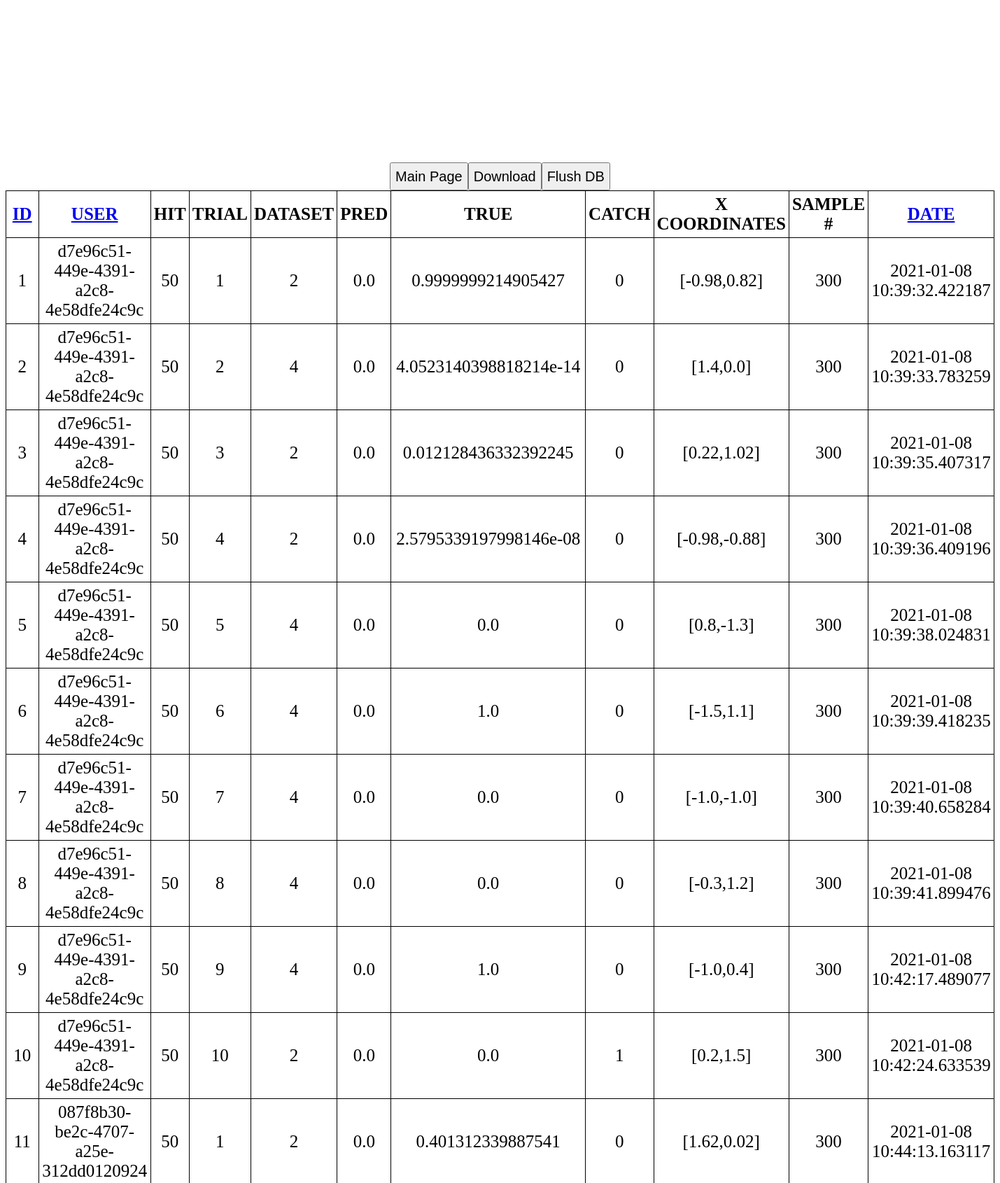
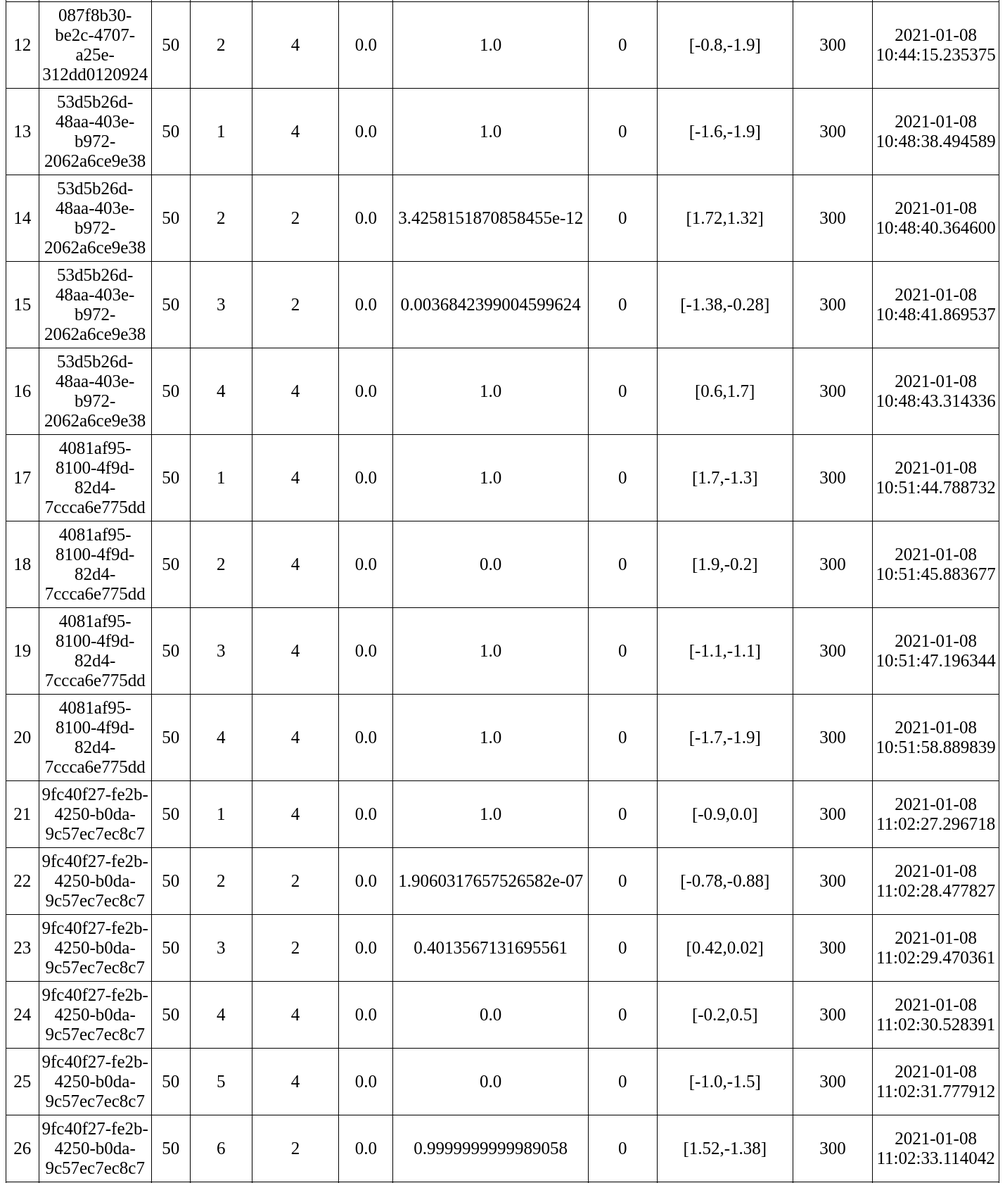
/readbyID (upper part), run on the app's committed database (2 pictures, top to bottom).
### main.py (models this page shows, shortened)
class Todo(db.Model):
    __tablename__ = 'testdb'
    id = db.Column(db.Integer, primary_key=True)
    user = db.Column(db.String(200), default=str(uuid.uuid4()))
    hit = db.Column(db.Integer, default=999)
    trial = db.Column(db.Integer, nullable=False, default=999)
    mtype = db.Column(db.Integer, nullable=False, default=999) #limit # of string
    est = db.Column(db.Float, default=999.)
    real = db.Column(db.Float, default=999.)
    score = db.Column(db.Integer, default=999.)
    date_created = db.Column(db.DateTime, default=datetime.utcnow)
    x = db.Column(db.String, default="999")
    sampleN = db.Column(db.Integer, default=999)

### main.py (the view)
@app.route('/readbyID')
def readbyID():
    tasks = Todo.query.order_by(Todo.id).all()
    return render_template('error.html', tasks=tasks[-1000:])

### main.py (called while the page is built)
@app.after_request
def add_header(response):
    response.cache_control.no_store = True
    response.cache_control.max_age = 0
    response.headers['Cache-Control'] = 'no-store, no-cache, must-revalidate, post-check=0, pre-check=0, max-age=0'
    response.headers['Pragma'] = 'no-cache'
    response.headers['Expires'] = '-1'
    return response

### templates/error.html (shortened to what this page needs)
{% extends 'base.html' %}
{% block body %}
<br><br><br><br><br><br><br><br>
<center>
<table id=report>
    <tr>
        <th><a href="{{url_for('readbyID')}}">ID</a></th>
        <th><a href="{{url_for('read')}}">USER</a></th>
        <th>HIT</th>
        <th>TRIAL</th>
        <th>DATASET</th>
        <th>PRED</th>
        <th>TRUE</th>
        <th>CATCH</th>
        <th>X COORDINATES</th>
        <th>SAMPLE #</th>
        <th><a href="{{url_for('readbyDate')}}">DATE</a></th>
    </tr>
    {% for task in tasks %}
        <tr>
            <td>{{ task.id }}</td>
            <td>{{ task.user }}</td>
            <td>{{ task.hit }}</td>
            <td>{{ task.trial }}</td>
            <td>{{ task.mtype }}</td>
            <td>{{ task.est }}</td>
            <td>{{ task.real }}</td>
            <td>{{ task.score }}</td>
            <td>{{ task.x }}</td>
            <td>{{ task.sampleN }}</td>
            <td>{{ task.date_created }}</td>
        </tr>
    {% endfor %}
<form action='/'>
    <input type="submit" value="Main Page" id="next">
</form>
<form action="/download" enctype="multipart/form-data" method="post">
    <a href="{{ url_for('downloadFile', filename='test.db') }}"><input type="submit" value="Download"></a>
</form>
<form action="/empty">
    <input type="submit" value="Flush DB">
</form>
</center>
{% endblock %}

### templates/base.html (style rules this page uses)
#report { border: 0px solid #000000; text-align: center; border-collapse: collapse; }
#report td, th { border: 1px solid #000000; padding: 5px 4px; }
input[type=submit] { height: 2em; font-size: 20px; }
body { font-size: 25px; }

### data on the page
Todo: id "1", user "d7e96c51-449e-4391-a2c8-4e58dfe24c9c", hit "50", trial "1", mtype "2", est "0.0", real "0.9999999214905427", score "0", x "[-0.98,0.82]", sampleN "300", date_created "2021-01-08 10:39:32.422187"
Todo: id "2", user "d7e96c51-449e-4391-a2c8-4e58dfe24c9c", hit "50", trial "2", mtype "4", est "0.0", real "4.0523140398818214e-14", score "0", x "[1.4,0.0]", sampleN "300", date_created "2021-01-08 10:39:33.783259"
Todo: id "3", user "d7e96c51-449e-4391-a2c8-4e58dfe24c9c", hit "50", trial "3", mtype "2", est "0.0", real "0.012128436332392245", score "0", x "[0.22,1.02]", sampleN "300", date_created "2021-01-08 10:39:35.407317"
Todo: id "4", user "d7e96c51-449e-4391-a2c8-4e58dfe24c9c", hit "50", trial "4", mtype "2", est "0.0", real "2.5795339197998146e-08", score "0", x "[-0.98,-0.88]", sampleN "300", date_created "2021-01-08 10:39:36.409196"
Todo: id "5", user "d7e96c51-449e-4391-a2c8-4e58dfe24c9c", hit "50", trial "5", mtype "4", est "0.0", real "0.0", score "0", x "[0.8,-1.3]", sampleN "300", date_created "2021-01-08 10:39:38.024831"
Todo: id "6", user "d7e96c51-449e-4391-a2c8-4e58dfe24c9c", hit "50", trial "6", mtype "4", est "0.0", real "1.0", score "0", x "[-1.5,1.1]", sampleN "300", date_created "2021-01-08 10:39:39.418235"
Todo: id "7", user "d7e96c51-449e-4391-a2c8-4e58dfe24c9c", hit "50", trial "7", mtype "4", est "0.0", real "0.0", score "0", x "[-1.0,-1.0]", sampleN "300", date_created "2021-01-08 10:39:40.658284"
Todo: id "8", user "d7e96c51-449e-4391-a2c8-4e58dfe24c9c", hit "50", trial "8", mtype "4", est "0.0", real "0.0", score "0", x "[-0.3,1.2]", sampleN "300", date_created "2021-01-08 10:39:41.899476"
Todo: id "9", user "d7e96c51-449e-4391-a2c8-4e58dfe24c9c", hit "50", trial "9", mtype "4", est "0.0", real "1.0", score "0", x "[-1.0,0.4]", sampleN "300", date_created "2021-01-08 10:42:17.489077"
Todo: id "10", user "d7e96c51-449e-4391-a2c8-4e58dfe24c9c", hit "50", trial "10", mtype "2", est "0.0", real "0.0", score "1", x "[0.2,1.5]", sampleN "300", date_created "2021-01-08 10:42:24.633539"
Todo: id "11", user "087f8b30-be2c-4707-a25e-312dd0120924", hit "50", trial "1", mtype "2", est "0.0", real "0.401312339887541", score "0", x "[1.62,0.02]", sampleN "300", date_created "2021-01-08 10:44:13.163117"
Todo: id "12", user "087f8b30-be2c-4707-a25e-312dd0120924", hit "50", trial "2", mtype "4", est "0.0", real "1.0", score "0", x "[-0.8,-1.9]", sampleN "300", date_created "2021-01-08 10:44:15.235375"
Todo: id "13", user "53d5b26d-48aa-403e-b972-2062a6ce9e38", hit "50", trial "1", mtype "4", est "0.0", real "1.0", score "0", x "[-1.6,-1.9]", sampleN "300", date_created "2021-01-08 10:48:38.494589"
Todo: id "14", user "53d5b26d-48aa-403e-b972-2062a6ce9e38", hit "50", trial "2", mtype "2", est "0.0", real "3.4258151870858455e-12", score "0", x "[1.72,1.32]", sampleN "300", date_created "2021-01-08 10:48:40.364600"
Todo: id "15", user "53d5b26d-48aa-403e-b972-2062a6ce9e38", hit "50", trial "3", mtype "2", est "0.0", real "0.0036842399004599624", score "0", x "[-1.38,-0.28]", sampleN "300", date_created "2021-01-08 10:48:41.869537"
Todo: id "16", user "53d5b26d-48aa-403e-b972-2062a6ce9e38", hit "50", trial "4", mtype "4", est "0.0", real "1.0", score "0", x "[0.6,1.7]", sampleN "300", date_created "2021-01-08 10:48:43.314336"
Todo: id "17", user "4081af95-8100-4f9d-82d4-7ccca6e775dd", hit "50", trial "1", mtype "4", est "0.0", real "1.0", score "0", x "[1.7,-1.3]", sampleN "300", date_created "2021-01-08 10:51:44.788732"
Todo: id "18", user "4081af95-8100-4f9d-82d4-7ccca6e775dd", hit "50", trial "2", mtype "4", est "0.0", real "0.0", score "0", x "[1.9,-0.2]", sampleN "300", date_created "2021-01-08 10:51:45.883677"
Todo: id "19", user "4081af95-8100-4f9d-82d4-7ccca6e775dd", hit "50", trial "3", mtype "4", est "0.0", real "1.0", score "0", x "[-1.1,-1.1]", sampleN "300", date_created "2021-01-08 10:51:47.196344"
Todo: id "20", user "4081af95-8100-4f9d-82d4-7ccca6e775dd", hit "50", trial "4", mtype "4", est "0.0", real "1.0", score "0", x "[-1.7,-1.9]", sampleN "300", date_created "2021-01-08 10:51:58.889839"
Todo: id "21", user "9fc40f27-fe2b-4250-b0da-9c57ec7ec8c7", hit "50", trial "1", mtype "4", est "0.0", real "1.0", score "0", x "[-0.9,0.0]", sampleN "300", date_created "2021-01-08 11:02:27.296718"
Todo: id "22", user "9fc40f27-fe2b-4250-b0da-9c57ec7ec8c7", hit "50", trial "2", mtype "2", est "0.0", real "1.9060317657526582e-07", score "0", x "[-0.78,-0.88]", sampleN "300", date_created "2021-01-08 11:02:28.477827"
Todo: id "23", user "9fc40f27-fe2b-4250-b0da-9c57ec7ec8c7", hit "50", trial "3", mtype "2", est "0.0", real "0.4013567131695561", score "0", x "[0.42,0.02]", sampleN "300", date_created "2021-01-08 11:02:29.470361"
Todo: id "24", user "9fc40f27-fe2b-4250-b0da-9c57ec7ec8c7", hit "50", trial "4", mtype "4", est "0.0", real "0.0", score "0", x "[-0.2,0.5]", sampleN "300", date_created "2021-01-08 11:02:30.528391"
Todo: id "25", user "9fc40f27-fe2b-4250-b0da-9c57ec7ec8c7", hit "50", trial "5", mtype "4", est "0.0", real "0.0", score "0", x "[-1.0,-1.5]", sampleN "300", date_created "2021-01-08 11:02:31.777912"
Todo: id "26", user "9fc40f27-fe2b-4250-b0da-9c57ec7ec8c7", hit "50", trial "6", mtype "2", est "0.0", real "0.9999999999989058", score "0", x "[1.52,-1.38]", sampleN "300", date_created "2021-01-08 11:02:33.114042"
